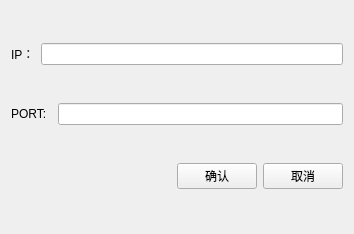
<?xml version="1.0" encoding="UTF-8"?>
<ui version="4.0">
 <class>NetworkConfig</class>
 <widget class="QWidget" name="NetworkConfig">
  <property name="geometry">
   <rect>
    <x>0</x>
    <y>0</y>
    <width>354</width>
    <height>234</height>
   </rect>
  </property>
  <property name="windowTitle">
   <string>NetworkConfig</string>
  </property>
  <layout class="QVBoxLayout" name="verticalLayout">
   <item>
    <layout class="QHBoxLayout" name="horizontalLayout_3">
     <item>
      <widget class="QLabel" name="label_ip">
       <property name="minimumSize">
        <size>
         <width>21</width>
         <height>16</height>
        </size>
       </property>
       <property name="text">
        <string>IP：</string>
       </property>
      </widget>
     </item>
     <item>
      <widget class="QLineEdit" name="lineEdit_ip"/>
     </item>
    </layout>
   </item>
   <item>
    <layout class="QHBoxLayout" name="horizontalLayout">
     <item>
      <widget class="QLabel" name="label_port">
       <property name="minimumSize">
        <size>
         <width>41</width>
         <height>20</height>
        </size>
       </property>
       <property name="text">
        <string>PORT:</string>
       </property>
      </widget>
     </item>
     <item>
      <widget class="QLineEdit" name="lineEdit_port">
       <property name="text">
        <string/>
       </property>
      </widget>
     </item>
    </layout>
   </item>
   <item>
    <layout class="QHBoxLayout" name="horizontalLayout_2">
     <item>
      <spacer name="horizontalSpacer">
       <property name="orientation">
        <enum>Qt::Horizontal</enum>
       </property>
       <property name="sizeHint" stdset="0">
        <size>
         <width>40</width>
         <height>20</height>
        </size>
       </property>
      </spacer>
     </item>
     <item>
      <widget class="QPushButton" name="pushButton_OK">
       <property name="minimumSize">
        <size>
         <width>75</width>
         <height>23</height>
        </size>
       </property>
       <property name="text">
        <string>确认</string>
       </property>
      </widget>
     </item>
     <item>
      <widget class="QPushButton" name="pushButton_Cancel">
       <property name="minimumSize">
        <size>
         <width>75</width>
         <height>23</height>
        </size>
       </property>
       <property name="text">
        <string>取消</string>
       </property>
      </widget>
     </item>
    </layout>
   </item>
  </layout>
 </widget>
 <resources/>
 <connections/>
</ui>
